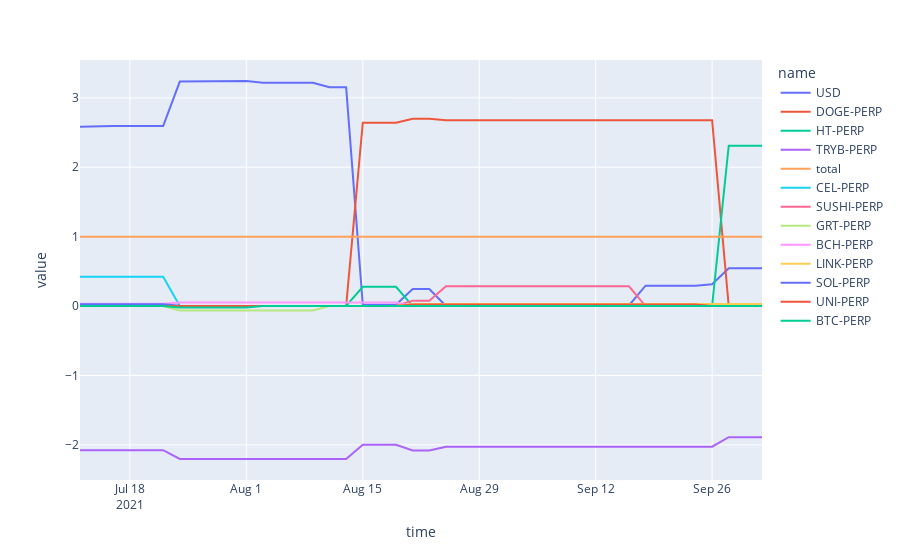

Notebook cell for this chart:
### Code cell
fig=px.line(run.loc['optimalWeight'])
fig.show()
